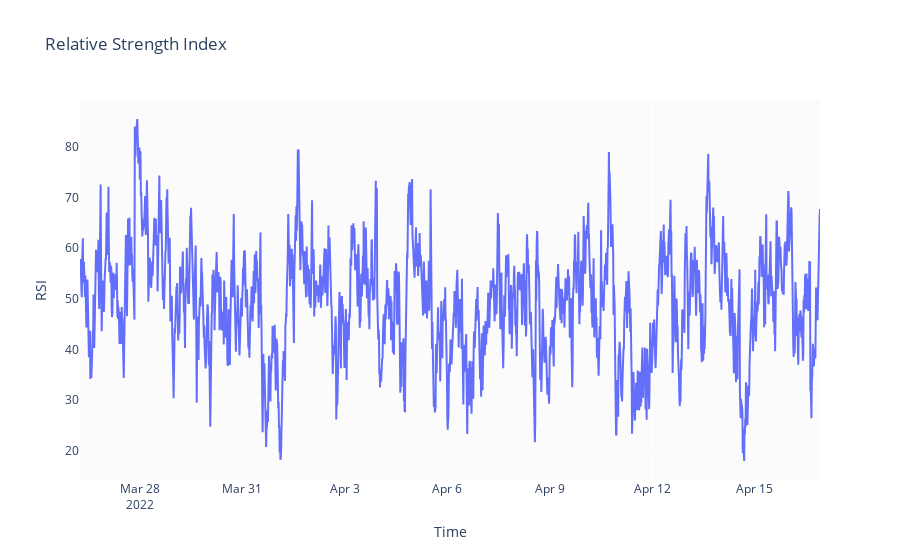

Here is the notebook cell this chart was saved with:
### Markdown cell above
### RSI to predict if the coin is overbought or over sold

### Code cell
fig = go.Figure(go.Scatter(x=btc_df.time, y=btc_df.RSI, name='RSI'))
fig.update_layout(
    title='Relative Strength Index',
    xaxis_title='Time',
    yaxis_title='RSI'
    )
fig.show()
fig.write_image('images/RSI.png')

### Figure 1 — Plotly figure (JSON) as saved in the notebook; plotly's stock layout.template omitted (floating-point values rounded to 4 significant figures; data arrays with more than 128 entries replaced by an {"elided": "..."} marker saying what was removed)
{"data": [{"name": "RSI", "type": "scatter", "x": {"elided": "2080 str values"}, "y": {"elided": "2080 float values"}}], "layout": {"autosize": true, "title": {"text": "Relative Strength Index"}, "xaxis": {"autorange": true, "range": ["2022-03-26 06:00", "2022-04-16 21:45"], "title": {"text": "Time"}, "type": "date"}, "yaxis": {"autorange": true, "range": [14.21, 89.23], "title": {"text": "RSI"}, "type": "linear"}}}
